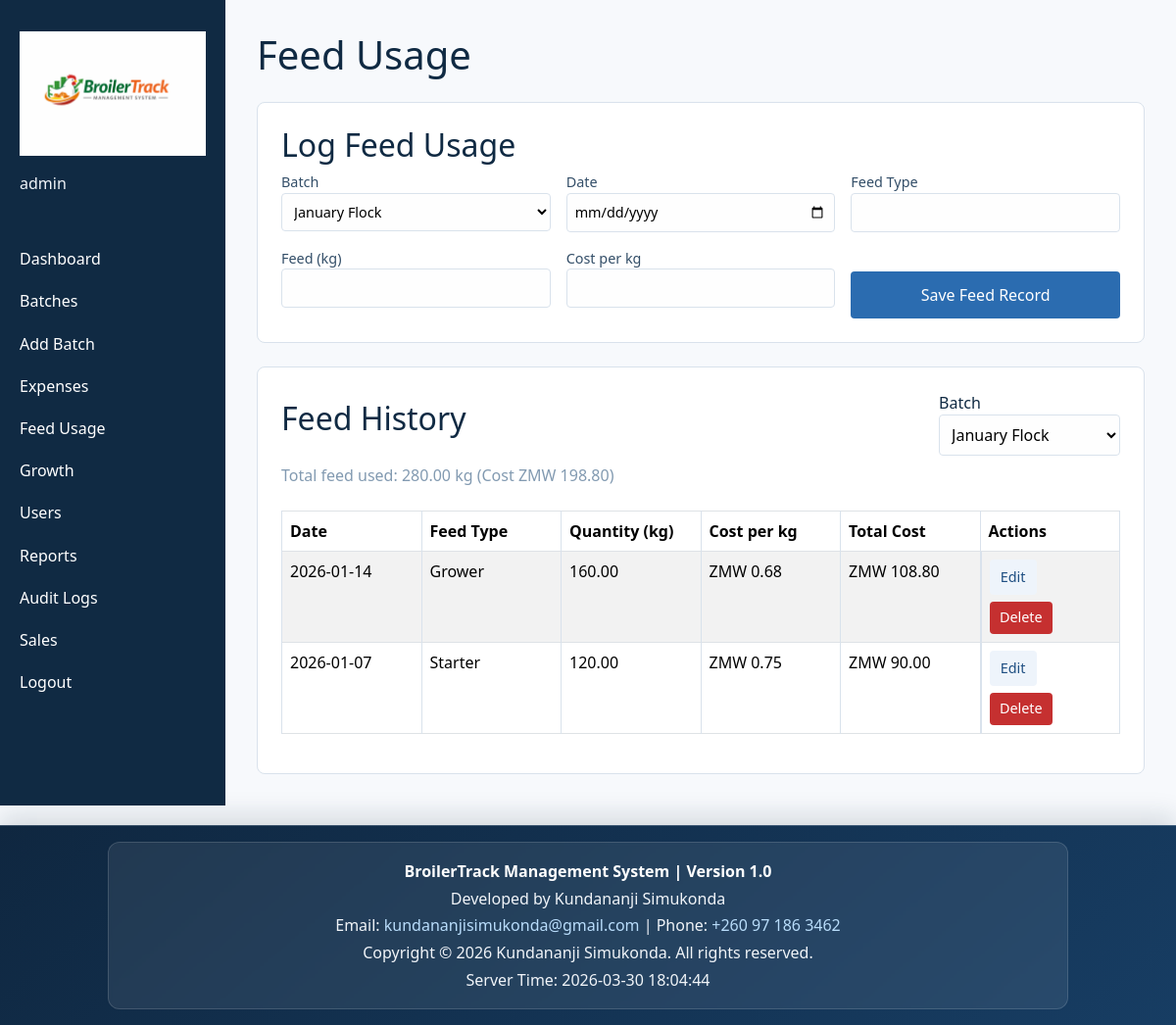
Screenshot of /feed_usage.php (signed in) with the database file from the repository.
### tables this page shows
CREATE TABLE IF NOT EXISTS feed_usage (
    record_id INT AUTO_INCREMENT PRIMARY KEY,
    batch_id INT NOT NULL,
    date DATE NOT NULL,
    feed_type VARCHAR(120) NOT NULL,
    feed_kg DECIMAL(10,2) UNSIGNED NOT NULL,
    cost_per_kg DECIMAL(10,2) UNSIGNED NOT NULL,
    total_cost DECIMAL(12,2) UNSIGNED NOT NULL,
    is_deleted TINYINT(1) NOT NULL DEFAULT 0,
    deleted_at TIMESTAMP NULL DEFAULT NULL,
    created_at TIMESTAMP DEFAULT CURRENT_TIMESTAMP,
    INDEX idx_feed_usage_batch_date (batch_id, date),
    CONSTRAINT chk_feed_usage_feed_kg_positive CHECK (feed_kg > 0),
    CONSTRAINT chk_feed_usage_cost_per_kg_positive CHECK (cost_per_kg > 0),
    CONSTRAINT chk_feed_usage_total_cost_non_negative CHECK (total_cost >= 0),
    CONSTRAINT fk_feed_batch FOREIGN KEY (batch_id) REFERENCES batches(batch_id) ON DELETE CASCADE
);

### feed_usage.php (called while the page is built, shortened)
<?php
require_once __DIR__ . '/config/bootstrap.php';
require_once __DIR__ . '/controllers/BatchController.php';
require_once __DIR__ . '/controllers/FeedController.php';
$pdo = app_db();
$batchController = new BatchController($pdo);
$feedController = new FeedController($pdo);
$batches = $batchController->list();
$defaultBatchId = $batchController->defaultBatchId();
$selectedBatchId = isset($_REQUEST['batch_id']) ? (int)$_REQUEST['batch_id'] : ($defaultBatchId ?? 0);
$editRecordId = isset($_GET['edit_id']) ? (int)$_GET['edit_id'] : 0;
$editingFeedRecord = $editRecordId > 0 ? $feedController->find($editRecordId) : null;
$feedUsage = $selectedBatchId > 0 ? $feedController->list($selectedBatchId) : [];
$totalFeedKg = $selectedBatchId > 0 ? $feedController->totalFeedKg($selectedBatchId) : 0.0;
$totalFeedCost = $selectedBatchId > 0 ? $feedController->totalFeedCost($selectedBatchId) : 0.0;
include __DIR__ . '/views/layout_header.php';
include __DIR__ . '/views/feed_usage.php';
include __DIR__ . '/views/layout_footer.php';

### models/Sale.php (called while the page is built, shortened)
<?php
class Sale
{
    private PDO $pdo;
    public function __construct(PDO $pdo)
    {
        $this->pdo = $pdo;
    }
    private function ensurePaymentsTable(): void
    {
        $driver = $this->pdo->getAttribute(PDO::ATTR_DRIVER_NAME);
        $sql = 'CREATE TABLE IF NOT EXISTS sales_payments (
            payment_id INT AUTO_INCREMENT PRIMARY KEY,
            sale_id INT NOT NULL,
            payment_date DATE NOT NULL,
            amount DECIMAL(14,2) UNSIGNED NOT NULL,
            notes VARCHAR(255) NULL,
            recorded_by INT NULL,
            created_at TIMESTAMP DEFAULT CURRENT_TIMESTAMP,
            INDEX idx_sales_payments_sale_date (sale_id, payment_date),
            CONSTRAINT fk_sales_payments_sale FOREIGN KEY (sale_id) REFERENCES sales(sale_id) ON DELETE CASCADE
        ) ENGINE=InnoDB';
        $this->pdo->exec($sql);
    }
}

### controllers/BatchController.php (called while the page is built, shortened)
<?php
require_once __DIR__ . '/../models/Batch.php';
require_once __DIR__ . '/../models/Sale.php';
class BatchController
{
    private Batch $batchModel;
    public function __construct(PDO $pdo)
    {
        $this->batchModel = new Batch($pdo);
    }
    public function list(): array
    {
        return $this->batchModel->all();
    }
    public function defaultBatchId(): ?int
    {
        $latest = $this->batchModel->latest();
        return $latest ? (int)$latest['batch_id'] : null;
    }
}

### models/Batch.php (called while the page is built, shortened)
<?php
class Batch
{
    private PDO $pdo;
    public function __construct(PDO $pdo)
    {
        $this->pdo = $pdo;
    }
    public function all(): array
    {
        $stmt = $this->pdo->query('SELECT * FROM batches ORDER BY start_date DESC');
        return $stmt->fetchAll() ?: [];
    }
    public function latest(): ?array
    {
        $stmt = $this->pdo->query('SELECT * FROM batches ORDER BY start_date DESC LIMIT 1');
        $batch = $stmt->fetch();
        return $batch ?: null;
    }
}

### controllers/FeedController.php (called while the page is built, shortened)
<?php
require_once __DIR__ . '/../models/FeedUsage.php';
class FeedController
{
    private FeedUsage $feedModel;
    public function __construct(PDO $pdo)
    {
        $this->feedModel = new FeedUsage($pdo);
    }
    public function list(int $batchId): array
    {
        return $this->feedModel->forBatch($batchId);
    }
    public function totalFeedKg(int $batchId): float
    {
        return $this->feedModel->totalFeedKg($batchId);
    }
    public function totalFeedCost(int $batchId): float
    {
        return $this->feedModel->totalFeedCost($batchId);
    }
}

### models/FeedUsage.php (called while the page is built, shortened)
<?php
class FeedUsage
{
    private PDO $pdo;
    public function __construct(PDO $pdo)
    {
        $this->pdo = $pdo;
    }
    public function forBatch(int $batchId): array
    {
        $stmt = $this->pdo->prepare('SELECT * FROM feed_usage WHERE batch_id = :batch_id AND is_deleted = 0 ORDER BY date DESC');
        $stmt->execute(['batch_id' => $batchId]);
        return $stmt->fetchAll() ?: [];
    }
    public function totalFeedKg(int $batchId): float
    {
        $stmt = $this->pdo->prepare('SELECT COALESCE(SUM(feed_kg), 0) FROM feed_usage WHERE batch_id = :batch_id AND is_deleted = 0');
        $stmt->execute(['batch_id' => $batchId]);
        return (float)$stmt->fetchColumn();
    }
    public function totalFeedCost(int $batchId): float
    {
        $stmt = $this->pdo->prepare('SELECT COALESCE(SUM(total_cost), 0) FROM feed_usage WHERE batch_id = :batch_id AND is_deleted = 0');
        $stmt->execute(['batch_id' => $batchId]);
        return (float)$stmt->fetchColumn();
    }
}

### views/feed_usage.php (the view, shortened to what this page needs)
<section class="form-section">
    <h2><?= $editingFeedRecord ? 'Edit Feed Record' : 'Log Feed Usage'; ?></h2>
    <form method="post" class="form-grid">
        <label>Batch
            <select name="batch_id" required>
                <?php foreach ($batches as $batch): ?>
                    <?php $isSelected = $editingFeedRecord ? ((int)$editingFeedRecord['batch_id'] === (int)$batch['batch_id']) : ($selectedBatchId === (int)$batch['batch_id']); ?>
                    <option value="<?= (int)$batch['batch_id']; ?>" <?= $isSelected ? 'selected' : ''; ?>>
                        <?= htmlspecialchars($batch['batch_name'], ENT_QUOTES, 'UTF-8'); ?>
                    </option>
                <?php endforeach; ?>
            </select>
        </label>
        <label>Date
            <input type="date" name="date" value="<?= htmlspecialchars($editingFeedRecord['date'] ?? '', ENT_QUOTES, 'UTF-8'); ?>" required>
        </label>
        <label>Feed Type
            <input type="text" name="feed_type" value="<?= htmlspecialchars($editingFeedRecord['feed_type'] ?? '', ENT_QUOTES, 'UTF-8'); ?>" required>
        </label>
        <label>Feed (kg)
            <input type="number" step="0.01" name="feed_kg" min="0.01" value="<?= htmlspecialchars((string)($editingFeedRecord['feed_kg'] ?? ''), ENT_QUOTES, 'UTF-8'); ?>" required>
        </label>
        <label>Cost per kg
            <input type="number" step="0.01" name="cost_per_kg" min="0.01" value="<?= htmlspecialchars((string)($editingFeedRecord['cost_per_kg'] ?? ''), ENT_QUOTES, 'UTF-8'); ?>" required>
        </label>
        <button type="submit"><?= $editingFeedRecord ? 'Update Feed Record' : 'Save Feed Record'; ?></button>
    </form>
</section>
<section class="table-section">
    <div class="section-header">
        <h2>Feed History</h2>
        <form method="get" class="inline-form">
            <label>Batch
                <select name="batch_id" onchange="this.form.submit()">
                    <?php foreach ($batches as $batch): ?>
                        <option value="<?= (int)$batch['batch_id']; ?>" <?= $selectedBatchId === (int)$batch['batch_id'] ? 'selected' : ''; ?>>
                            <?= htmlspecialchars($batch['batch_name'], ENT_QUOTES, 'UTF-8'); ?>
                        </option>
                    <?php endforeach; ?>
                </select>
            </label>
        </form>
    </div>
    <p class="muted">Total feed used: <?= number_format($totalFeedKg, 2); ?> kg (Cost ZMW <?= number_format($totalFeedCost, 2); ?>)</p>
    <div class="table-responsive">
        <table class="table table-striped table-bordered align-middle">
            <thead>
                <tr>
                    <th>Date</th>
                    <th>Feed Type</th>
                    <th>Quantity (kg)</th>
                    <th>Cost per kg</th>
                    <th>Total Cost</th>
                    <th>Actions</th>
                </tr>
            </thead>
            <tbody>
            <?php foreach ($feedUsage as $record): ?>
                <tr>
                    <td><?= htmlspecialchars($record['date'], ENT_QUOTES, 'UTF-8'); ?></td>
                    <td><?= htmlspecialchars($record['feed_type'], ENT_QUOTES, 'UTF-8'); ?></td>
                    <td><?= number_format((float)$record['feed_kg'], 2); ?></td>
                    <td>ZMW <?= number_format((float)$record['cost_per_kg'], 2); ?></td>
                    <td>ZMW <?= number_format((float)$record['total_cost'], 2); ?></td>
                    <td class="action-cell">
                        <a class="action-link" href="feed_usage.php?batch_id=<?= (int)$selectedBatchId; ?>&edit_id=<?= (int)$record['record_id']; ?>">Edit</a>
                        <form method="post" onsubmit="return confirm('Delete this feed record?');">
                            <button type="submit" class="btn-danger">Delete</button>
                        </form>
                    </td>
                </tr>
            <?php endforeach; ?>
            </tbody>
        </table>
    </div>
</section>

### assets/css/style.css (style rules this page uses)
:root { --bg: #f7f9fc; --sidebar-bg: #102a43; --sidebar-text: #f0f4f8; --accent: #2b6cb0; --success: #2f855a; --error: #c53030; --border: #d9e2ec; }
* { box-sizing: border-box; }
body { margin: 0; font-family: 'Segoe UI', Tahoma, sans-serif; background: var(--bg); color: #102a43; overflow-x: hidden; }
a { color: var(--accent); }
.table-section, .form-section, .notes { background: #fff; border: 1px solid var(--border); border-radius: 8px; padding: 1.5rem; margin-top: 1.5rem; overflow-x: auto; }
table { width: 100%; border-collapse: collapse; margin-top: 1rem; min-width: 0; table-layout: fixed; }
table th, table td { border: 1px solid var(--border); padding: 0.5rem; text-align: left; white-space: normal; word-break: break-word; overflow-wrap: anywhere; vertical-align: top; }
.form-grid { display: grid; grid-template-columns: repeat(auto-fit, minmax(220px, 1fr)); gap: 1rem; }
.form-grid label { display: flex; flex-direction: column; font-size: 0.9rem; color: #334e68; }
input, select, textarea, button { font: inherit; }
input, select, textarea { width: 100%; padding: 0.5rem; border: 1px solid var(--border); border-radius: 4px; background: #fefefe; }
button { margin-top: 1.5rem; padding: 0.75rem 1rem; background: var(--accent); color: #fff; border: none; border-radius: 4px; cursor: pointer; }
.btn-primary, .btn-secondary, .btn-danger, .action-link { display: inline-block; border: none; border-radius: 4px; padding: 0.45rem 0.7rem; text-decoration: none; font-size: 0.9rem; cursor: pointer; }
.btn-danger { background: var(--error); color: #fff; }
.action-link { background: #eef4fb; color: #1f4f82; }
.inline-form { display: flex; gap: 0.5rem; align-items: center; }
.table td form { display: inline-block; margin: 0; }
.table td form button { margin-top: 0; width: auto; padding: 0.35rem 0.65rem; }
.table td a { margin-right: 0.45rem; }
.action-cell { display: flex; flex-wrap: wrap; align-items: center; gap: 0.45rem; }
.action-cell form { margin: 0; }
.action-cell a, .action-cell button { white-space: nowrap; }
.table-responsive { overflow-x: auto; -webkit-overflow-scrolling: touch; }
.section-header { display: flex; justify-content: space-between; align-items: center; gap: 1rem; }
.muted { color: #829ab1; margin: 0.5rem 0; }

### rows the page displays
feed_usage: date "2026-01-14", feed_type "Grower", feed_kg "160.00", cost_per_kg "0.68", total_cost "108.80"
feed_usage: date "2026-01-07", feed_type "Starter", feed_kg "120.00", cost_per_kg "0.75", total_cost "90.00"

### other values shown
$_SESSION['username'] "admin"
$pageTitle "Feed Usage"
$totalFeedKg "280.00"
$totalFeedCost "198.80"
BROILERTRACK_VERSION "1.0"
form field batch_id "January Flock"
